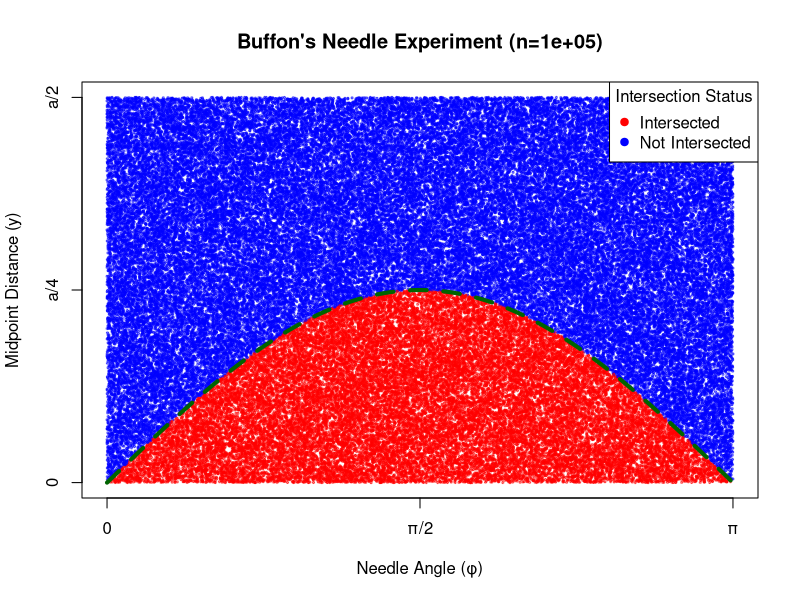

Source code (R):
# https://blog.csdn.net/2301_79376014/article/details/142071980

# 设置实验参数
a <- 1       # 平行线间距
l <- 0.5     # 针的长度
n <- 100000  # 投掷次数

# 初始化存储变量
m <- 0
x_history <- numeric(n)
phi_history <- numeric(n)
joint_list <- logical(n)

# 执行模拟实验
set.seed(123) # 确保可重复性
for (i in 1:n) {
  x <- runif(1, 0, a/2)
  phi <- runif(1, 0, pi)
  
  x_history[i] <- x
  phi_history[i] <- phi
  
  if (l * sin(phi)/2 >= x) {
    m <- m + 1
    joint_list[i] <- TRUE
  } else {
    joint_list[i] <- FALSE
  }
}

# 计算圆周率
PI <- (2 * l * n) / (a * m)
cat("模拟所得圆周率:", PI, "\n")

# 可视化结果
plot_colors <- ifelse(joint_list, "red", "blue")
plot(phi_history, x_history, 
     col = scales::alpha(plot_colors, 0.5), 
     pch = 19, cex = 0.3,
     xlab = "Needle Angle (φ)", 
     ylab = "Midpoint Distance (y)",
     main = paste("Buffon's Needle Experiment (n=", format(n, big.mark = ","), ")", sep = ""),
     xaxt = "n", yaxt = "n")

# 设置坐标轴
axis(1, at = c(0, pi/2, pi), labels = c("0", "π/2", "π"))
axis(2, at = c(0, a/4, a/2), labels = c("0", "a/4", "a/2"))

# 添加图例
legend("topright", 
       legend = c("Intersected", "Not Intersected"), 
       col = c("red", "blue"), 
       pch = 19,
       title = "Intersection Status")

# 添加理论边界曲线
phi_seq <- seq(0, pi, length.out = 200)
y_line <- (l/2) * sin(phi_seq)
lines(phi_seq, y_line, col = "darkgreen", lwd = 4, lty = 2)
